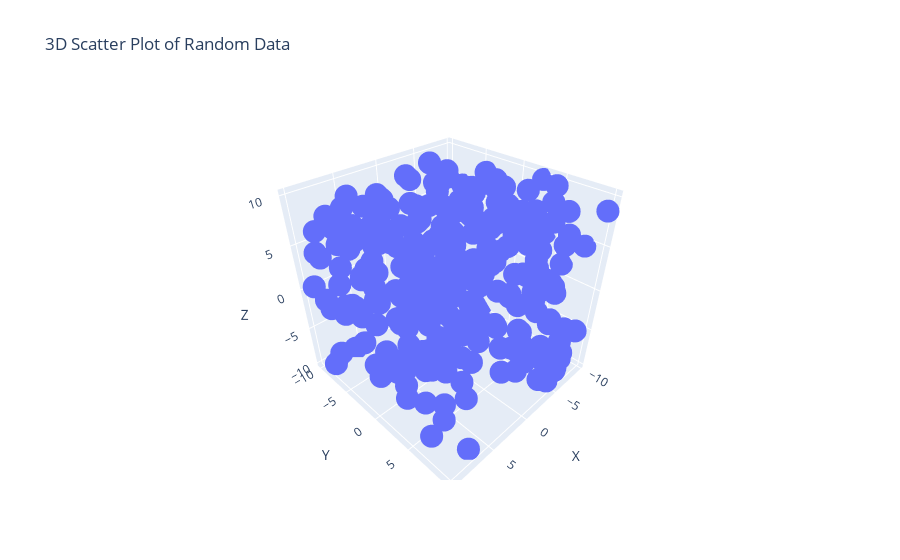

The notebook cell saved with this chart:
### Code cell
#1. Using the given dataset, to generate a 3D scatter plot to visualize the distribution of data points in a threedimensional space.






np.random.seed(30)


data = {
    'X': np.random.uniform(-10, 10, 300),
    'Y': np.random.uniform(-10, 10, 300),
    'Z': np.random.uniform(-10, 10, 300)
}
df = pd.DataFrame(data)


fig = px.scatter_3d(df, x='X', y='Y', z='Z', title='3D Scatter Plot of Random Data')

fig.show()

### Figure 1 — Plotly figure (JSON) as saved in the notebook; plotly's stock layout.template omitted (floating-point values rounded to 4 significant figures; data arrays with more than 128 entries replaced by an {"elided": "..."} marker saying what was removed)
{"data": [{"hovertemplate": "X=%{x}<br>Y=%{y}<br>Z=%{z}<extra></extra>", "legendgroup": "", "marker": {"color": "#636efa", "symbol": "circle"}, "mode": "markers", "name": "", "scene": "scene", "showlegend": false, "type": "scatter3d", "x": {"elided": "300 float values"}, "y": {"elided": "300 float values"}, "z": {"elided": "300 float values"}}], "layout": {"legend": {"tracegroupgap": 0}, "scene": {"domain": {"x": [0, 1], "y": [0, 1]}, "xaxis": {"title": {"text": "X"}}, "yaxis": {"title": {"text": "Y"}}, "zaxis": {"title": {"text": "Z"}}}, "title": {"text": "3D Scatter Plot of Random Data"}}}
